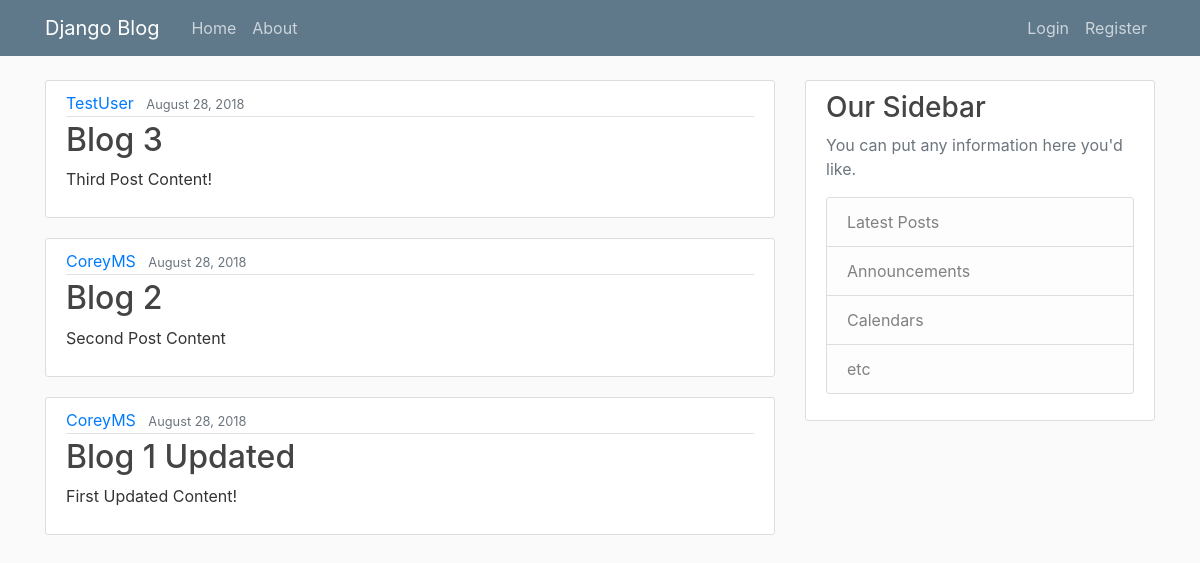
The app's page /, older data.
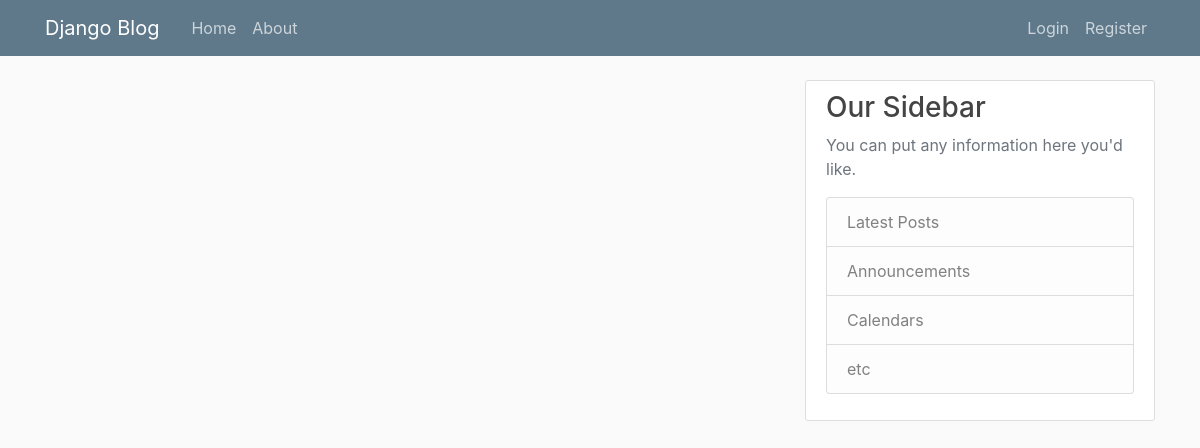
The same page, newer data.
### blog/models.py (models this page shows, shortened)
class Post(models.Model):
    title = models.CharField(max_length=100)
    content = models.TextField()
    date_posted = models.DateTimeField(default=timezone.now)
    author = models.ForeignKey(User, on_delete=models.CASCADE)

### blog/views.py (the view)
# urls.py: path('', PostListView.as_view(), name='blog-home'),
class PostListView(ListView):
    model = Post
    template_name = 'blog/home.html'
    context_object_name = 'posts'
    ordering = ['-date_posted']
    paginate_by = 5

### blog/templates/blog/home.html
{% extends "blog/base.html" %}
{% block content %}
    {% for post in posts %}
        <article class="media content-section">
          <div class="media-body">
            <div class="article-metadata">
              <a class="mr-2" href="#">{{ post.author }}</a>
              <small class="text-muted">{{ post.date_posted|date:"F d, Y" }}</small>
            </div>
            <h2><a class="article-title" href="#">{{ post.title }}</a></h2>
            <p class="article-content">{{ post.content }}</p>
          </div>
        </article>
    {% endfor %}
{% endblock content %}

Row changes from the older to the newer data that the page shows:
removed Post: author "TestUser", date_posted "August 28, 2018", title "Blog 3", content "Third Post Content!"
removed Post: author "CoreyMS", date_posted "August 28, 2018", title "Blog 2", content "Second Post Content"
removed Post: author "CoreyMS", date_posted "August 28, 2018", title "Blog 1 Updated", content "First Updated Content!"
